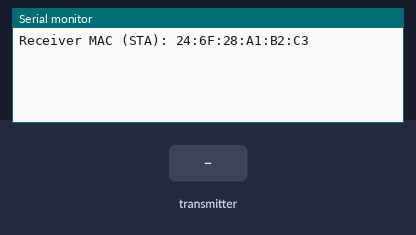
This sketch was run on a simulated ESP32. Parts: the last lines printed to the serial monitor. The inputs (shaded band) are chosen by the test bench.

Above: at 1.7 s.
1.8 s: the transmitter starts sending value = 0
At 2.11 s:
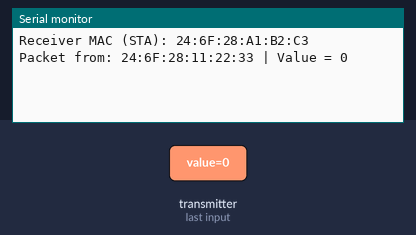
3.8 s: the transmitter starts sending value = 1024
At 4.11 s:
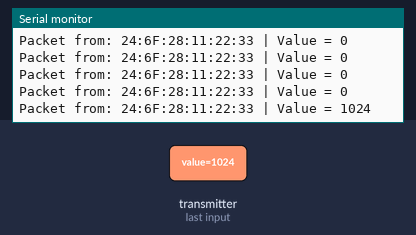

Measured:
- after the input at 1.8 s, the serial monitor: prints a new line at once (image 1)
- after the input at 3.8 s, the serial monitor: prints a new line at once (image 2)

The sketch:

gateway_wroom_noraspi.ino
```cpp
#include <WiFi.h>
#include <esp_now.h>
#include <esp_wifi.h>

typedef struct sensor_packet {
  int value;
} sensor_packet;

void onDataRecv(const esp_now_recv_info *info, const uint8_t *incomingData, int len) {
  sensor_packet pkt;
  memcpy(&pkt, incomingData, sizeof(pkt));

  Serial.print("Packet from: ");
  for (int i = 0; i < 6; i++) {
    Serial.printf("%02X", info->src_addr[i]);
    if (i < 5) Serial.print(":");
  }

  Serial.print(" | Value = ");
  Serial.println(pkt.value);
}

void setup() {
  Serial.begin(115200);
  delay(500);

  WiFi.mode(WIFI_STA);

  uint8_t mac[6];
  esp_wifi_get_mac(WIFI_IF_STA, mac);

  Serial.printf("Receiver MAC (STA): %02X:%02X:%02X:%02X:%02X:%02X\n",
                mac[0], mac[1], mac[2], mac[3], mac[4], mac[5]);

  if (esp_now_init() != ESP_OK) {
    Serial.println("ESP-NOW init failed!");
    return;
  }

  esp_now_register_recv_cb(onDataRecv);
}

void loop() {}
```
